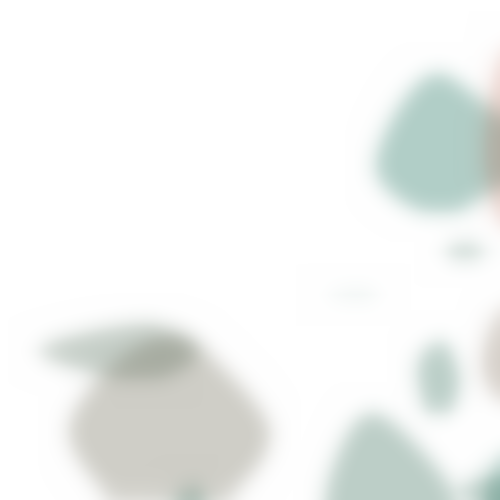
Frame 1 (no input)
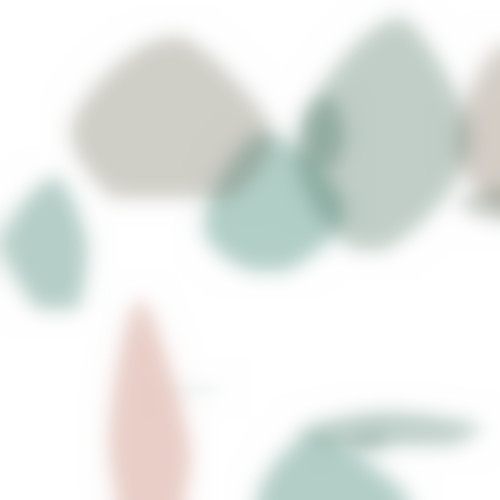
Frame 2 (the mouse pressed at the canvas centre, redrawn once)

The Processing sketch that drew these frames (run headless with seeded random() and noise(); the mouse was pressed at the canvas centre and the sketch redrawn once):

// Processing sketch: processing_82211
// ── processing_82211.pde

Bioform [] bf;
int num = 13;

PGraphics graphics;
float posax;
float posay;

float posbx;
float posby;
float poscx;
float poscy;
float posdx;
float posdy;
float posex;
float posey;
float sc0;

float xnoise;
float ynoise;
float inc;
PGraphics graphics2;



void setup() {
  background(#FFFFFF);
  size(500, 500);
  noLoop();
  bf = new Bioform[num];
  for (int i=0;i<num;i++) {
    bf[i]=new Bioform(random(width/2), random(width/2));
  }
  colorMode(HSB, 360, 100, 100);
}



void draw() {

  background(#FFFFFF);
  smooth();
  noStroke();

  float xnoise = 0.0;
  float ynoise = 0.0;
  float inc = 0.01;


  posax = random(width/12, (2*width)/3);
  posay =random(height/12, (2*height)/3);

  posbx = random(width/2, (3*width)/4);
  posby =random(height/20, height/4);

  poscx = random(width/12, width/5);
  poscy = random(height/8, (3*height)/5);

  graphics2 = createGraphics(2*width, 2*height, JAVA2D);

  for (int i=0;i<num;i++) {
    bf[i].go(random(width), random(height));
  }



  //  if (posax>width/3 && posay>height/3 || posax>width/2 ||posay>width/2) {
  //    pushMatrix(); 
  //    translate(random(width/2, (3*width)/5), random(height/2, (3*height)/5)); 
  //    scale(.37, .37);  
  //    for (int i=0;i<4;i++) {
  //      
  //
  //
  //      bf0.go();translate(width/4,height/4);
  //      scale(.6, .6);
  //    }
  //    popMatrix(); 
  //
  //    pushMatrix();   
  //   translate(posbx, posby);
  //      scale(.3, .3); 
  //    for (int i=0;i<4;i++) {
  //      
  //        
  //      bf1.go();translate(width/4,height/4);
  //scale(.6, .6);
  //    }
  //    popMatrix();  
  //    pushMatrix();  translate(poscx, poscy);
  //      scale(.2, .2); 
  //    for (int i=1;i<5;i++) {
  //
  //      
  //      bf2.go();translate(width/4,height/4);
  //scale(.6, .6);
  //    }
  //    popMatrix();
  //  } 
  //  else {
  //
  //    pushMatrix();translate(posax, posay);
  //      scale(.5, .5);
  //    for (int i=0;i<4;i++) {
  //      
  //      bf0.go();translate(width/4,height/4);
  //scale(.6, .6);
  //    }
  //    popMatrix();
  //  }
  filter(BLUR, 9);
//  graphics2.beginDraw();
//  graphics2.colorMode(HSB, 360, 100, 100);
//  for (int y = 0; y<height;y++) {
//    for (int x=0;x<width;x++) {
//      float col = map(noise(xnoise, ynoise), 0, 1, 200, 300);
//      float bright = map(noise(xnoise*.2, ynoise*.1), 0, 1, 50, 85);
//      float sat = map(noise(xnoise*.2, ynoise*.1), 0, 1, 50, 85);
//      graphics2.stroke(col, sat, bright);
//      graphics2.point(x, y);
//      xnoise = xnoise + inc;
//    }
//    xnoise = 0;
//    ynoise = ynoise+inc;
//  }
//  graphics2.endDraw();
//  blend(graphics2, 0, 0, width, height, 0, 0, width, height, MULTIPLY);
}
class Bioform {
  PGraphics graphics;
  color colour;
  float [] p1x;
  float [] p1y;
  float [] p2x;
  float [] p2y;
  float [] c1x;
  float [] c1y;
  float [] c2x;
  float [] c2y;



  Bioform(float w, float h) {  

    graphics = createGraphics((int)(1.25*w), (int)h, JAVA2D);
    p1x = new float[5];
    p1x[0] = w/2+random(w/4);
    p1x[1] =w+random(w/4);
    p1x[2] = w/2+random(w/4);
    p1x[3] =random(w/4);
    p1x[4] =random(w/4);


    p1y = new float[5];
    p1y[0] = random(h/4);
    p1y[1] = h/2+random(h/4);
    p1y[2] = h+random(h/4);
    p1y[3] = h/2+random(h/4);
    p1y[4] = h/2+random(h/4);

    colour = color(random(200), 100, 75, 80);
    appear();
  }


  void appear() {
    graphics.beginDraw();
    graphics.smooth();
    graphics.noStroke();
    graphics.colorMode(HSB, 360, 100, 100);
    graphics.fill(colour);
    println("colour value 2 " + colour);
    graphics.beginShape();
    graphics.vertex(p1x[0], p1y[0]);
    for (int i=0;i<5;i++) {

      if (i==0||i==3) { 
        graphics.curveVertex(p1x[i], p1y[i]);    
        graphics.curveVertex(p1x[(i+1)%4], p1y[(i+1)%4]);


        graphics.curveVertex(p1x[(i+2)%4], p1y[(i+2)%4]);
      }

      graphics.curveVertex(p1x[i], p1y[i]);
    }
    graphics.endShape(CLOSE);


    graphics.endDraw();
  }

  void go(float x, float y) {
    image(graphics, x, y);
  }
}



void mousePressed()
{
  redraw();
}
